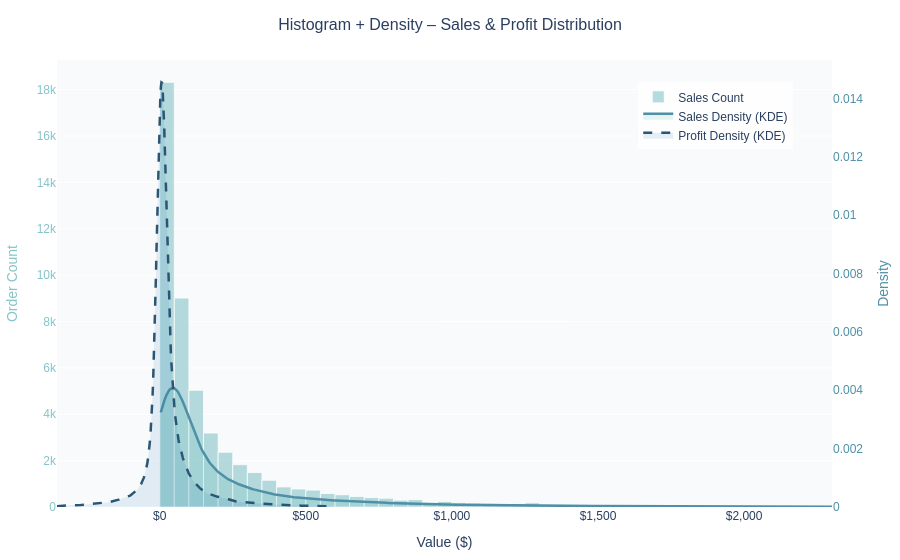

Notebook cell for this chart:
### Code cell
#CHART 5: HISTOGRAM + DENSITY – Multi-layered Chart

fig_hist_kde = go.Figure()

#Safely pick colours based on actual palette length
n  = len(TEAL)
c1 = TEAL[int(n * 0.4)]   # histogram bar colour
c2 = TEAL[int(n * 0.7)]   # sales KDE line colour
c3 = TEAL[int(n * 0.9)]   # profit KDE line colour

#Calculate sensible x-axis limits using percentiles (removes extreme outliers)
sales_p01  = df["Sales"].quantile(0.01)    # 1st  percentile
sales_p99  = df["Sales"].quantile(0.99)    # 99th percentile
profit_p01 = df["Profit"].quantile(0.01)
profit_p99 = df["Profit"].quantile(0.99)

#Overall x range covering both Sales and Profit (clipped)
x_min = min(sales_p01, profit_p01)
x_max = max(sales_p99, profit_p99)

print(f"Sales  range (1st–99th pct): ${sales_p01:,.0f}  →  ${sales_p99:,.0f}")
print(f"Profit range (1st–99th pct): ${profit_p01:,.0f}  →  ${profit_p99:,.0f}")
print(f"X-axis will show           : ${x_min:,.0f}  →  ${x_max:,.0f}")

#Filter data to clipped range for cleaner visualisation
sales_clipped  = df["Sales"][(df["Sales"]  >= sales_p01)  & (df["Sales"]  <= sales_p99)]
profit_clipped = df["Profit"][(df["Profit"] >= profit_p01) & (df["Profit"] <= profit_p99)]

#Layer 1: Histogram of Sales (left y-axis)
fig_hist_kde.add_trace(
    go.Histogram(
        x=sales_clipped,
        nbinsx=60,
        name="Sales Count",
        marker=dict(
            color=c1,                              # bin fill colour
            line=dict(color="white", width=0.8)    # ← border added here
        ),
        opacity=0.6,
        yaxis="y1",
        hovertemplate="Sales: $%{x:,.0f}<br>Count: %{y}<extra></extra>",
    )
)

#Layer 2: KDE curve for Sales (right y-axis)
kde_sales   = gaussian_kde(sales_clipped, bw_method=0.15)
x_sales     = np.linspace(sales_p01, sales_p99, 500)
y_sales_kde = kde_sales(x_sales)

fig_hist_kde.add_trace(
    go.Scatter(
        x=x_sales,
        y=y_sales_kde,
        name="Sales Density (KDE)",
        line=dict(color=c2, width=2.5),
        fill="tozeroy",
        fillcolor="rgba(56,166,165,0.12)",
        yaxis="y2",
        hovertemplate="Sales: $%{x:,.0f}<br>Density: %{y:.6f}<extra></extra>",
    )
)

#Layer 3: KDE curve for Profit (right y-axis)
kde_profit   = gaussian_kde(profit_clipped, bw_method=0.15)
x_profit     = np.linspace(profit_p01, profit_p99, 500)
y_profit_kde = kde_profit(x_profit)

fig_hist_kde.add_trace(
    go.Scatter(
        x=x_profit,
        y=y_profit_kde,
        name="Profit Density (KDE)",
        line=dict(color=c3, width=2.5, dash="dash"),
        fill="tozeroy",
        fillcolor="rgba(8,104,172,0.10)",
        yaxis="y2",
        hovertemplate="Value: $%{x:,.0f}<br>Density: %{y:.6f}<extra></extra>",
    )
)

#Dual y-axis layout
fig_hist_kde.update_layout(
    title=dict(
        text="Histogram + Density – Sales & Profit Distribution",
        x=0.5, xanchor="center", font_size=16
    ),
    xaxis=dict(
        title="Value ($)",
        range=[x_min, x_max],      # ← clipped range so bins are visible
        tickprefix="$",
        tickformat=",.0f",
    ),
    yaxis=dict(
        title=dict(
            text="Order Count",
            font=dict(color=c1)
        ),
        tickfont=dict(color=c1),
    ),
    yaxis2=dict(
        title=dict(
            text="Density",
            font=dict(color=c2)
        ),
        tickfont=dict(color=c2),
        overlaying="y",
        side="right",
        showgrid=False,
    ),
    legend=dict(x=0.75, y=0.95, bgcolor="rgba(255,255,255,0.8)"),
    paper_bgcolor="white",
    plot_bgcolor="#f9fafb",
    font_family="Arial",
    hovermode="x unified",
    margin=dict(t=60, b=40, l=40, r=60),
    barmode="overlay",
)
fig_hist_kde.show()

### Figure 1 — Plotly figure (JSON) as saved in the notebook; plotly's stock layout.template omitted (floating-point values rounded to 4 significant figures; data arrays with more than 128 entries replaced by an {"elided": "..."} marker saying what was removed)
{"data": [{"hovertemplate": "Sales: $%{x:,.0f}<br>Count: %{y}<extra></extra>", "marker": {"color": "rgb(133, 196, 201)", "line": {"color": "white", "width": 0.8}}, "name": "Sales Count", "nbinsx": 60, "opacity": 0.6, "type": "histogram", "x": {"elided": "50266 float values"}, "yaxis": "y"}, {"fill": "tozeroy", "fillcolor": "rgba(56,166,165,0.12)", "hovertemplate": "Sales: $%{x:,.0f}<br>Density: %{y:.6f}<extra></extra>", "line": {"color": "rgb(79, 144, 166)", "width": 2.5}, "name": "Sales Density (KDE)", "type": "scatter", "x": {"elided": "500 float values"}, "y": {"elided": "500 float values"}, "yaxis": "y2"}, {"fill": "tozeroy", "fillcolor": "rgba(8,104,172,0.10)", "hovertemplate": "Value: $%{x:,.0f}<br>Density: %{y:.6f}<extra></extra>", "line": {"color": "rgb(42, 86, 116)", "dash": "dash", "width": 2.5}, "name": "Profit Density (KDE)", "type": "scatter", "x": {"elided": "500 float values"}, "y": {"elided": "500 float values"}, "yaxis": "y2"}], "layout": {"barmode": "overlay", "font": {"family": "Arial"}, "hovermode": "x unified", "legend": {"bgcolor": "rgba(255,255,255,0.8)", "x": 0.75, "y": 0.95}, "margin": {"b": 40, "l": 40, "r": 60, "t": 60}, "paper_bgcolor": "white", "plot_bgcolor": "#f9fafb", "title": {"font": {"size": 16}, "text": "Histogram + Density – Sales & Profit Distribution", "x": 0.5, "xanchor": "center"}, "xaxis": {"range": [-351.5, 2301], "tickformat": ",.0f", "tickprefix": "$", "title": {"text": "Value ($)"}}, "yaxis": {"tickfont": {"color": "rgb(133, 196, 201)"}, "title": {"font": {"color": "rgb(133, 196, 201)"}, "text": "Order Count"}}, "yaxis2": {"overlaying": "y", "showgrid": false, "side": "right", "tickfont": {"color": "rgb(79, 144, 166)"}, "title": {"font": {"color": "rgb(79, 144, 166)"}, "text": "Density"}}}}
